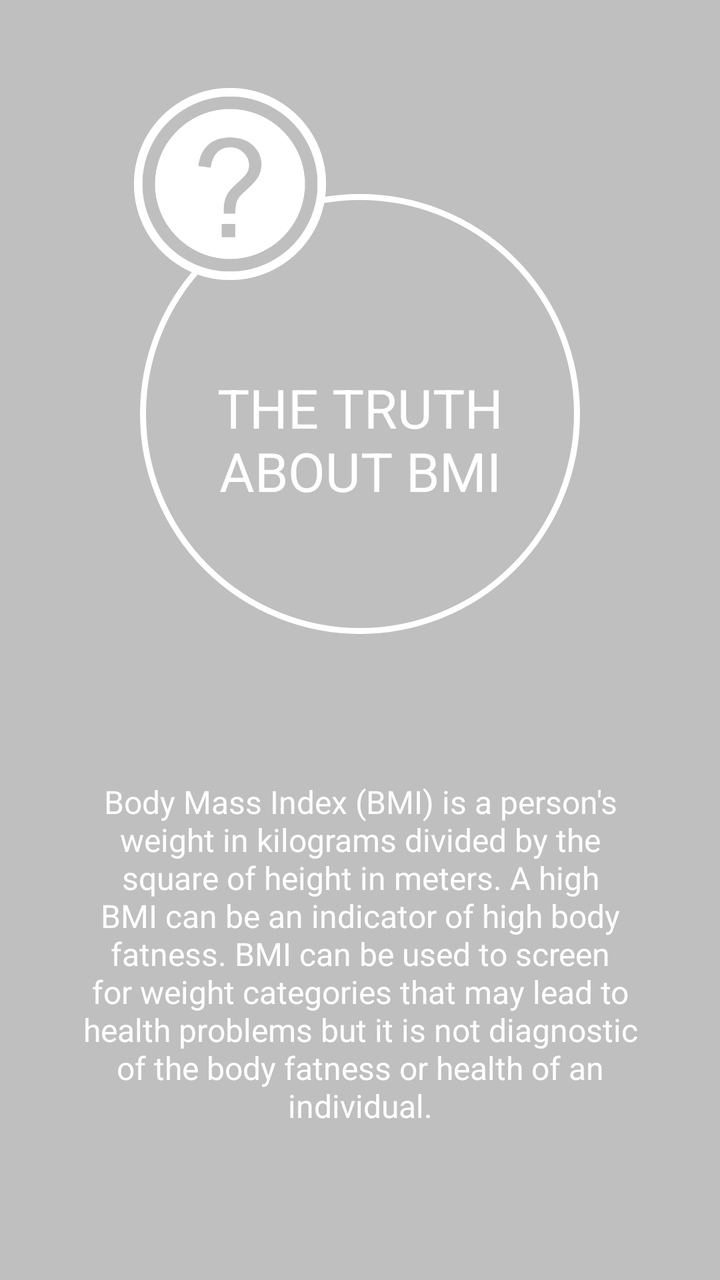
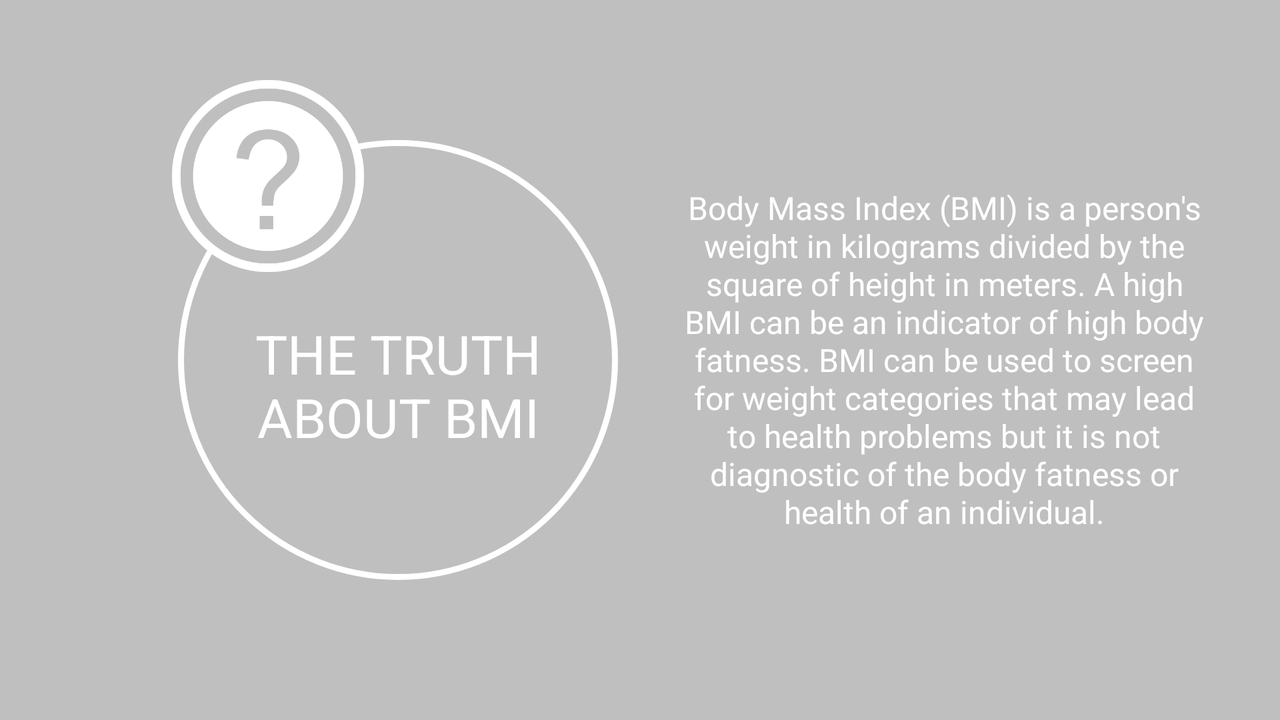

First picture: res/layout/ on a phone held upright. Second picture: the repository's own variant of that layout, on a device whose configuration matches the variant's folder. Source for both follows.
<!-- AndroidManifest.xml: application theme AppTheme -->
<!-- res/layout/about_layout.xml -->
<?xml version="1.0" encoding="utf-8"?>
<RelativeLayout xmlns:android="http://schemas.android.com/apk/res/android"
    android:orientation="vertical"
    android:layout_width="match_parent"
    android:layout_height="match_parent"
    android:background="@color/additionalColor"
    android:id="@+id/aboutInfo">

    <TextView
        android:id="@+id/aboutYourBmi"
        android:layout_width="220dp"
        android:layout_height="220dp"
        android:layout_gravity="center_horizontal|top"
        android:width="220dp"
        android:height="220dp"
        android:background="@drawable/roundgrey2"
        android:gravity="center"
        android:paddingTop="25dp"
        android:text="@string/about_text"
        android:textColor="@color/backgroundColor"
        android:textSize="27sp"
        android:layout_marginTop="55dp"
        android:layout_alignTop="@+id/imageViewAbout"
        android:layout_centerHorizontal="true" />

    <TextView
        android:id="@+id/aboutYourBmiDescription"
        android:layout_width="280dp"
        android:layout_height="240dp"
        android:text="@string/bmiDescription"
        android:textColor="@color/backgroundColor"
        android:textSize="16sp"
        android:layout_gravity="center_vertical|right"
        android:gravity="center"
        android:layout_below="@+id/aboutYourBmi"
        android:layout_centerHorizontal="true"
        android:layout_marginTop="40dp" />

    <ImageView
        android:id="@+id/imageViewAbout"
        android:layout_width="match_parent"
        android:layout_height="100dp"
        android:src="@drawable/ask"
        android:layout_marginTop="42dp"
        android:layout_marginEnd="60dp"
        android:layout_alignParentTop="true"
        android:layout_alignEnd="@+id/aboutYourBmi" />

</RelativeLayout>
<!-- resources referenced by this layout -->
<resources>
  <color name="additionalColor">#bfbfbf</color>
  <color name="backgroundColor">#ffffff</color>
  <!-- drawable ask: png bitmap (drawable, 26673 bytes) -->
  <!-- drawable roundgrey2 (drawable) -->
  <?xml version="1.0" encoding="utf-8"?>
  <selector xmlns:android="http://schemas.android.com/apk/res/android">
      <item android:drawable="@drawable/roundgrey" />
  </selector>
  <string name="about_text">THE TRUTH ABOUT BMI</string>
  <string name="bmiDescription">Body Mass Index (BMI) is a person\'s weight in kilograms divided by the square of height in meters. A high BMI can be an indicator of high body fatness. BMI can be used to screen for weight categories that may lead to health problems but it is not diagnostic of the body fatness or health of an individual.</string>
  <style name="AppTheme" parent="@style/Theme.AppCompat.Light.DarkActionBar">
          <item name="windowActionBar">false</item>
          <item name="windowNoTitle">true</item>
          <item name="colorPrimary">@color/colorPrimary</item>
          <item name="colorPrimaryDark">@color/colorPrimaryDark</item>
          <item name="colorAccent">@color/colorAccent</item>
          <item name="android:popupMenuStyle">@style/PopupMenu</item>
          <item name="textAppearanceLargePopupMenu">@style/myPopupMenuTextAppearanceLarge</item>
          <item name="android:textAppearanceLargePopupMenu">@style/myPopupMenuTextAppearanceLarge</item>
          <item name="textAppearanceSmallPopupMenu">@style/myPopupMenuTextAppearanceSmall</item>
          <item name="android:textAppearanceSmallPopupMenu">@style/myPopupMenuTextAppearanceSmall</item>
          <item name="android:navigationBarColor">@color/myBlack</item>
  
      </style>
  <!-- drawable roundgrey (drawable) -->
  <?xml version="1.0" encoding="utf-8"?>
   <shape xmlns:android="http://schemas.android.com/apk/res/android"
          android:shape="oval">
  
  
          <stroke
              android:width="3dp"
              android:color="#ffffff" />
          <size
              android:width="60dp" android:height="60dp"/>
  
  </shape>
  <color name="colorPrimary">#000000</color>
  <color name="colorPrimaryDark">#000000</color>
  <color name="colorAccent">#000000</color>
  <style name="PopupMenu" parent="Widget.AppCompat.PopupMenu.Overflow">
          <item name="android:popupBackground">@color/backgroundColor</item>
          <item name="android:textColor">@color/additionalColor</item>
          <item name="android:textSize">14sp</item>
      </style>
  <style name="myPopupMenuTextAppearanceLarge" parent="@style/TextAppearance.AppCompat.Light.Widget.PopupMenu.Large">
          <item name="android:textColor">@color/additionalColor</item>
          <item name="android:textSize">14sp</item>
      </style>
  <style name="myPopupMenuTextAppearanceSmall" parent="@style/TextAppearance.AppCompat.Light.Widget.PopupMenu.Small">
          <item name="android:textColor">@color/additionalColor</item>
          <item name="android:textSize">14sp</item>
      </style>
  <color name="myBlack">#000000</color>
</resources>
<!-- res/layout-land/about_layout.xml (the repository's variant of the layout above) -->
<!-- drawn on the phone turned sideways -->
<?xml version="1.0" encoding="utf-8"?>
<RelativeLayout xmlns:android="http://schemas.android.com/apk/res/android"
    android:orientation="vertical"
    android:layout_width="match_parent"
    android:layout_height="match_parent"
    android:background="@color/additionalColor"
    android:id="@+id/aboutInfo">

    <TextView
        android:id="@+id/aboutYourBmi"
        android:layout_width="220dp"
        android:layout_height="220dp"
        android:layout_gravity="center_horizontal|top"
        android:width="220dp"
        android:height="220dp"
        android:background="@drawable/roundgrey2"
        android:gravity="center"
        android:paddingTop="25dp"
        android:text="@string/about_text"
        android:textColor="@color/backgroundColor"
        android:textSize="27sp"
        android:layout_marginEnd="33dp"
        android:layout_centerVertical="true"
        android:layout_toStartOf="@+id/aboutYourBmiDescription" />

    <TextView
        android:id="@+id/aboutYourBmiDescription"
        android:layout_width="260dp"
        android:layout_height="240dp"
        android:text="@string/bmiDescription"
        android:textColor="@color/backgroundColor"
        android:textSize="16sp"
        android:layout_gravity="center_vertical|right"
        android:gravity="center"
        android:layout_marginEnd="38dp"
        android:layout_centerVertical="true"
        android:layout_alignParentEnd="true" />

    <ImageView
        android:id="@+id/imageViewAbout"
        android:layout_width="match_parent"
        android:layout_height="100dp"
        android:src="@drawable/ask"
        android:layout_marginTop="38dp"
        android:layout_alignParentTop="true"
        android:layout_alignEnd="@+id/aboutYourBmi"
        android:layout_marginEnd="41dp" />

</RelativeLayout>
